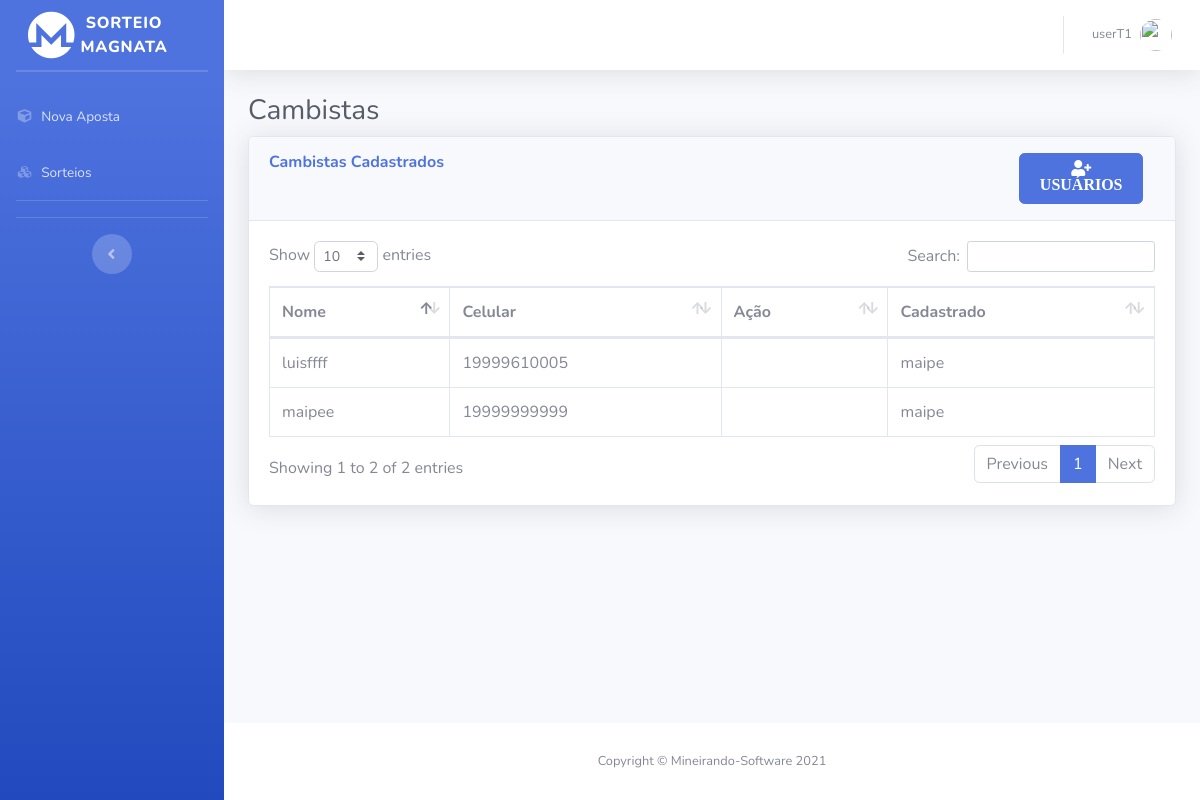
/cambistas.php (signed in), run on the app's committed database.
### tables this page shows
CREATE TABLE `user` (
  `iduser` int(11) NOT NULL,
  `name` varchar(45) NOT NULL,
  `celular` varchar(45) NOT NULL,
  `senha` varchar(100) NOT NULL,
  `tipo` varchar(45) NOT NULL DEFAULT '0',
  `idSuperior` int(11) DEFAULT NULL
);

### cambistas.php (the view, shortened to what this page needs)
<?php
include('php/server.php') ;
  $sort_check_query = 'SELECT * FROM user WHERE tipo = "1" ';
  $result = mysqli_query($db,$sort_check_query);
?>
<!DOCTYPE html>
<html lang="pt-br">
<head>
  <link href="vendor/fontawesome-free/css/all.min.css" rel="stylesheet" type="text/css">
  <link href="css/sb-admin-2.min.css" rel="stylesheet">
  <link href="vendor/datatables/dataTables.bootstrap4.min.css" rel="stylesheet">
</head>
<body id="page-top">
  <div id="wrapper">
    <ul class="navbar-nav bg-gradient-primary sidebar sidebar-dark accordion no-print" id="accordionSidebar">
      <a class="sidebar-brand d-flex align-items-center justify-content-center" href="index.php">
        <div class="col">
          <i class="fab fa-monero fa-3x"></i>
        </div>
        <div class="sidebar-brand-text mx-3">Sorteio Magnata</div>
      </a>
      <hr class="sidebar-divider my-0">
      <hr class="sidebar-divider">
      <li class="nav-item">
        <a class="nav-link" href="novaaposta.php">
          <i class="fas fa-fw fa-cube"></i>
          <span>Nova Aposta</span></a>
      </li>
      <li class="nav-item">
        <a class="nav-link" href="sorteios.php">
          <i class="fas fa-fw fa-cubes"></i>
          <span>Sorteios</span></a>
      </li>
      <hr class="sidebar-divider">
      <hr class="sidebar-divider d-none d-md-block">
      <div class="text-center d-none d-md-inline">
        <button class="rounded-circle border-0" id="sidebarToggle"></button>
      </div>
    </ul>
    <div id="content-wrapper" class="d-flex flex-column">
      <div id="content">
        <nav class="navbar navbar-expand navbar-light bg-white topbar mb-4 static-top shadow">
          <ul class="navbar-nav ml-auto">
              <li class="nav-item dropdown no-arrow">
                <a class="nav-link dropdown-toggle" href="#" id="userDropdown" role="button" data-toggle="dropdown" aria-haspopup="true" aria-expanded="false">
                  <span class="mr-2 d-none d-lg-inline text-gray-600 small"><?php echo $_SESSION['username']; ?></span>
                  <img class="img-profile rounded-circle" src="https://source.unsplash.com/QAB-WJcbgJk/60x60">
                </a>
              </li>
          </ul>
        </nav>
        <div class="container-fluid">
          <h1 class="h3 mb-2 text-gray-800">Cambistas</h1>
          <div class="card shadow mb-4">
            <div class="card-header py-3" style="display: flex; flex-direction: row; justify-content: space-between; width: 100%; margin-left: 0px;">
              <h6 class="m-0 font-weight-bold text-primary" style="width: 45%;">Cambistas Cadastrados</h6>
              <div class="col-lg-2 col-md-9 col-sm-12">
                <button class="btn btn-primary" data-toggle="modal" data-target="#modalExemplo"> <i class="fas fa-user-plus"> USUÁRIOS </i> </button>
              </div>
            </div>
            <div class="card-body">
              <div class="table-responsive">
                <table class="table table-bordered" id="dataTable" width="100%" cellspacing="0">
                  <thead>
                    <tr>
                      <th>Nome</th>
                      <th>Celular</th>
                      <th>Ação</th>
                      <th>Cadastrado</th>
                    </tr>
                  </thead>
                  <tbody>
                  <?php
                  $cont =0;
                   while($row = $result->fetch_assoc()) {
                    if($row['idSuperior']==0){
                      $nammm =  "Desconhecido";
                    }
                    else{
                      $user_check_query = 'SELECT * FROM user WHERE iduser='.$row['idSuperior'].'  LIMIT 1';
                    $result1 = mysqli_query($db, $user_check_query);
                    $user = mysqli_fetch_assoc($result1);
                    $nammm =  $user['name'];
                    $idd = $user['iduser'];
                    }
                    $idsup= $_SESSION['id'];
                    echo("<tr>
                    <td>".$row['name']."</td>
                    <td>".$row['celular']."</td>
                    ");
                  if($idd == $idsup){
                    echo("<form id='exc_camb".$cont."' class='dropdown-item' method='post' action='cambistas.php'>
                    <input type='hidden' id='custId' name='idDelet' value='".$row['iduser']."'>
                    <input type='hidden' id='tipo' name='tipo' value='1'>
                  </form>
                    <td style='display: flex;'>
                     <div style='width: 44px !important; max-width: 30%; position: relative;'> <input  class='btn btn-danger' type='submit' form='exc_camb".$cont."' name='exc_camb'  value='    '/><i class='fa fa-minus-square'".$cont."' style='    position: absolute; left: 35%; top: 30%;  color: white; '></i></div >
                  </td>");
                  }
                  else{
                    echo("<td></td>
                    ");
                  }
                  echo("<td>".$nammm."</td>
                  </tr>");
                  $cont +=1;
                   }
                  ?>
                  </tbody>
                </table>
              </div>
            </div>
          </div>
        </div>
      </div>
      <footer class="sticky-footer bg-white no-print">
        <div class="container my-auto">
          <div class="copyright text-center my-auto">
            <span>Copyright &copy; Mineirando-Software 2021</span>
          </div>
        </div>
      </footer>
    </div>
  </div>
</body>
</html>
</body>
</html>

### data on the page
user: name "maipee", celular "19999999999", user.name "maipe"
user: name "luisffff", celular "19999610005", user.name "maipe"

### other printed values
$_SESSION['username'] "userT1"
